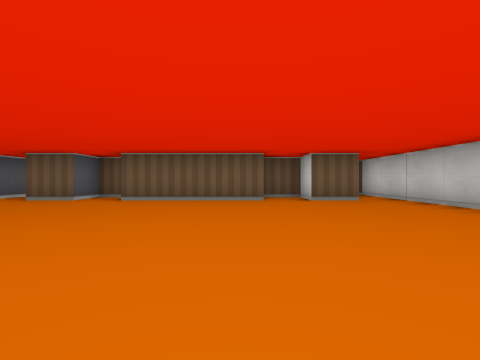
view 1 (above)

14 first-person views from a walk through a cub3D ray-caster map. The camera is about half as high as the walls, looks level and sees 85° across. The floor is counted in squares. Each view is taken from the middle of a square. On the plan, view 1 faces up. The plan holds only what a view shows up to about 9 squares ahead; the rest is blank.

view 2
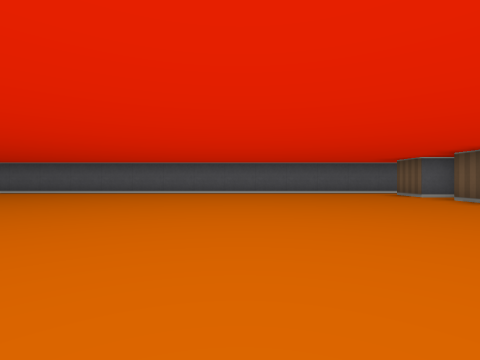

view 3
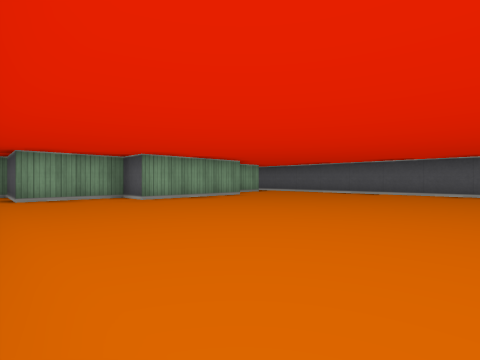

view 4
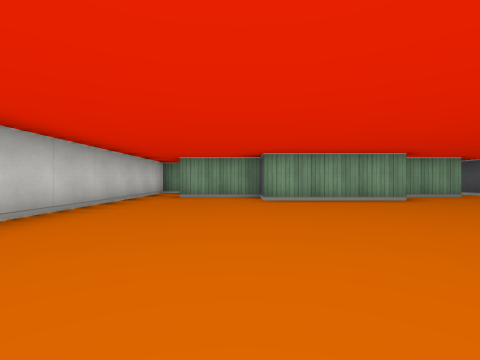

view 5
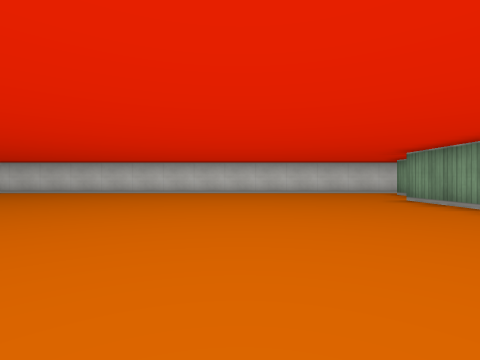

view 6
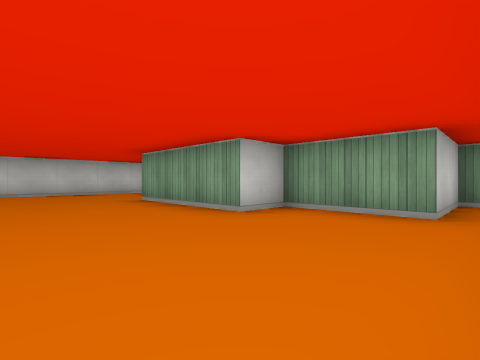

view 7
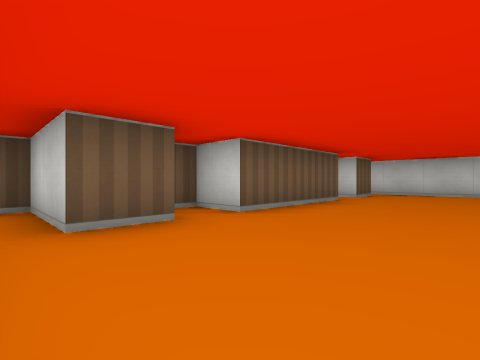

view 8
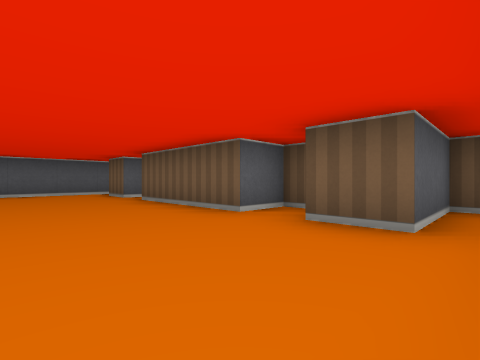

view 9
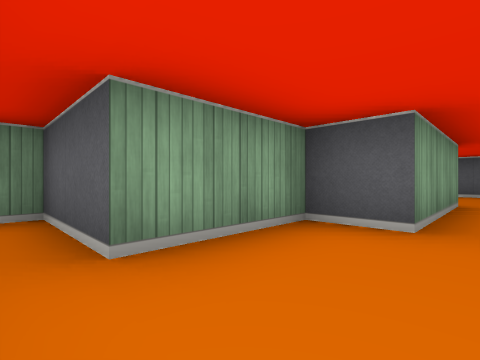

view 10
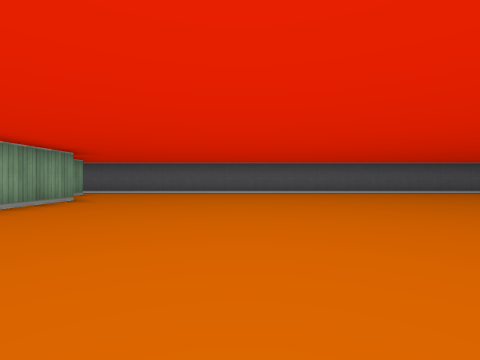

view 11
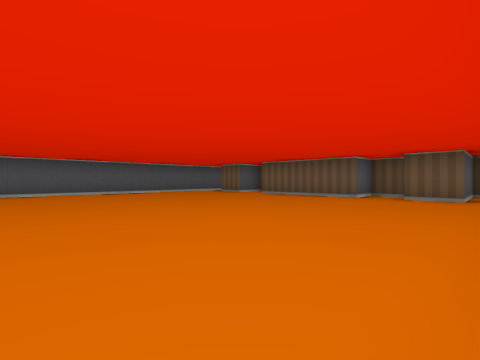

view 12
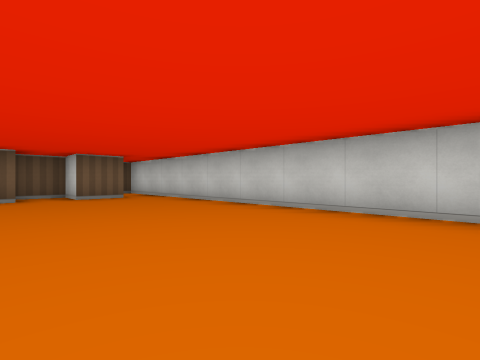

view 13
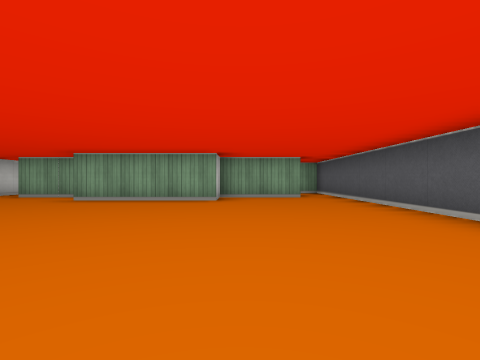

view 14
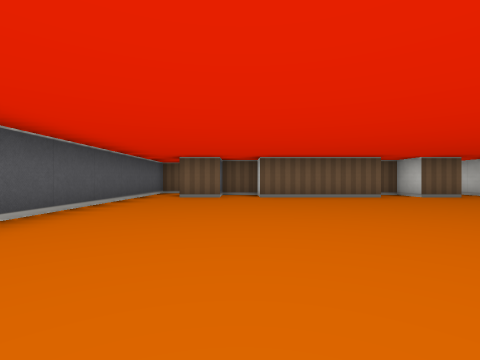

### Floor plan
Points are (right, up) in squares from view 1. A wall is a line through its corners. A room is listed if a view was taken in it or the views show most of it. See-through windows are left out.
Room 1 (views 1, 2, 3, 4, 5, 6, 7, 8, 9, 10, 11, 12, 13, 14)
walls: (-2.5, -7.5) (0.5, -7.5) (0.5, -8.5) (2.5, -8.5) (2.5, -10.5) (3.5, -10.5) (3.5, 7.5) (2.5, 7.5) (2.5, 5.5) (1.5, 5.5) (1.5, 6.5) (0.5, 6.5) (0.5, 5.5) (-2.5, 5.5) (-2.5, 6.5) (-3.5, 6.5) (-3.5, 5.5) (-4.5, 5.5) (-4.5, 7.5) (-5.5, 7.5) (-5.5, -10.5) (-4.5, -10.5) (-4.5, -8.5) (-2.5, -8.5) (-2.5, -7.5)

Positions as (right, up) in squares from view 1, and headings:
1: (0, 0), facing up
2: (3, 1), facing left
3: (3, -2), facing down-left
4: (1, -2), facing down
5: (-5, -4), facing right
6: (-5, -5), facing down-right
7: (-5, 3), facing up-right
8: (3, 3), facing up-left
9: (3, -7), facing down-left
10: (3, -4), facing left
11: (3, -1), facing up-left
12: (0, -1), facing up-right
13: (-3, -2), facing down
14: (-3, -1), facing up
